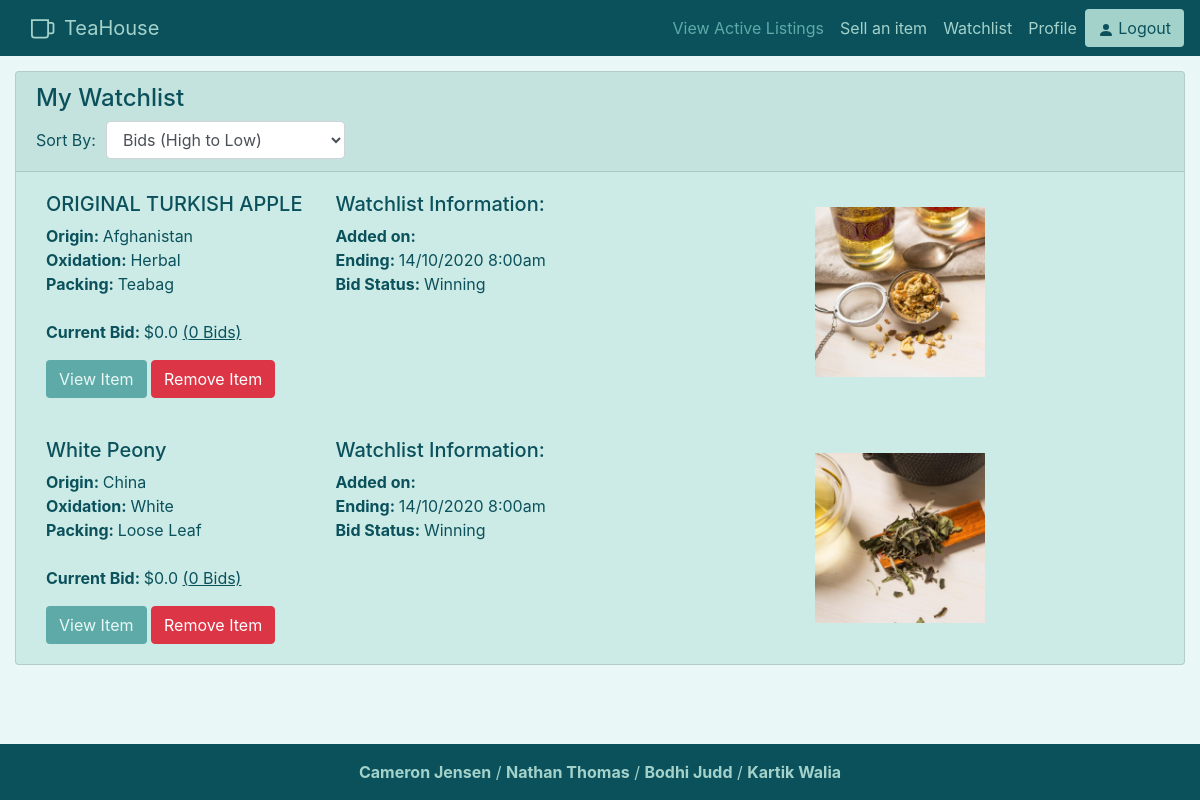
Page /watchlist (signed in) on the earlier database version.
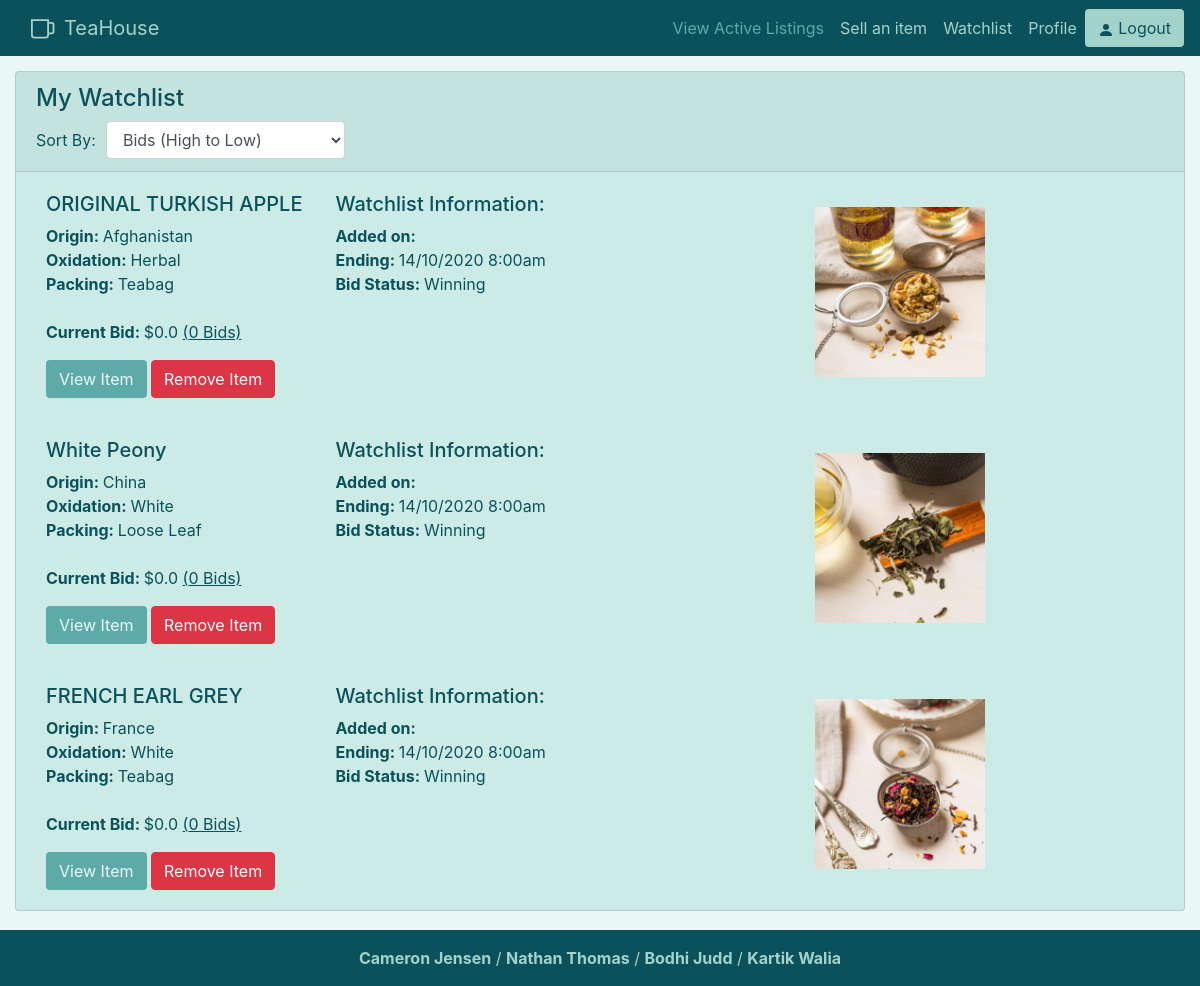
Same page on the later database version.
### auction/models.py (models this page shows)
class auctionListing(db.Model):
    __tablename__ = 'auctionListing'
    __table_args__ = {'extend_existing': True}
    id = db.Column(db.Integer, primary_key=True)
    user_id = db.Column(db.Integer, db.ForeignKey('users.id'), nullable=False)
    start_time = db.Column(db.DateTime, default=datetime.now(), nullable=False)
    end_time = db.Column(db.DateTime, nullable=False)
    starting_bid = db.Column(db.Float, nullable=False) #make 0 minimum
    current_bid = db.Column(db.Float, nullable=False) #same as above
    photos_url = db.Column(db.String())
    description = db.Column(db.String(255))
    weight = db.Column(db.Float, nullable=False)
    title = db.Column(db.String(100), nullable=False)
    tea_name = db.Column(db.String(60), nullable=False)
    origin_country = db.Column(db.String(60), nullable=False)
    oxidation = db.Column(db.String(60), nullable=False)
    packing = db.Column(db.String(60), nullable=False)
    bid_status = db.Column(db.Integer, nullable=False)
    total_bids = db.Column(db.Integer, nullable=False)

### auction/views.py (the view)
@bp.route('/watchlist')
@login_required
def watchlist():
    watchlistItems = Watchlist.query.filter_by(user_id=current_user.id)
    watchlistedAuctionItems = []
    for item in watchlistItems:
        watchlistedAuctionItems += auctionListing.query.filter_by(id=item.item_id)
    return render_template('watchlist.html', items=watchlistedAuctionItems)

### auction/templates/watchlist.html (shortened to what this page needs)
{% extends 'base.html' %}
{% block content %}
    <div style="padding:15px" class="col">
        <div class="listing card">
            <div class="card-header">
                <h4>My Watchlist</h4>
                <form class="form-inline">
                    <label style="padding-right:10px;" for="sortBy">Sort By:</label>
                    <select style="width: auto" id="sortBy" name="sortBy" class="form-control">
                        <option value="1">Bids (High to Low)</option>
                    </select>
                </form>
            </div>
            {% for item in items %}
            <div class="card-block listed-item">
                <div class="row">
                    <div class="col-lg">
                        <div class="row">
                            <div class="col">
                                <h5>{{item.title}}</h5>
                                <p><strong>Origin: </strong>{{item.origin_country}}<br>
                                    <strong>Oxidation: </strong>{{item.oxidation}}<br>
                                    <strong>Packing: </strong>{{item.packing}}<br><br>
                                    <strong>Current Bid: </strong>${{item.current_bid}} <u>({{item.total_bids}} Bids)</u>
                                </p>
                                <a href="/tea/{{item.id}}" class="btn btn-default item-btn">View Item</a>
                                <a href="#" class="btn btn-danger" data-toggle="modal"
                                data-target="#itemid{{item.id}}">Remove Item</a>
                            </div>
                            <div class="col">
                                <h5>Watchlist Information:</h5>
                                <p><strong>Added on: </strong> {{item.date_added}}<br>
                                    <strong>Ending: </strong> 14/10/2020 8:00am<br>
                                    <strong>Bid Status: </strong> Winning
                                </p>
                            </div>
                        </div>
                    </div>
                    <div class="col">
                        <img class="product-img" src="{{item.photos_url}}">
                    </div>
                </div>
            </div>
            {% endfor %}
        </div>
    </div>
{% endblock %}

### auction/templates/base.html (shortened to what this page needs)
<!doctype html>
<html lang="en">
<head>
    <link rel="stylesheet" href="https://stackpath.bootstrapcdn.com/bootstrap/4.5.2/css/bootstrap.min.css"
>
    <link rel="stylesheet" href="{{ url_for('static', filename='css/style.css') }}">
</head>
<body>
    <nav class="navbar sticky-top navbar-expand-lg navbar-custom">
        <img src="/static/image/teacup.svg">
        <a class="navbar-brand" href="/">TeaHouse</a>
        <div class="collapse navbar-collapse" id="navbarSupportedContent">
            <ul class="navbar-nav ml-auto">
                <li class="nav-item active">
                    <a class="nav-link" href="/">View Active Listings<span class="sr-only">(current)</span></a>
                </li>
                <li class="nav-item">
                    <a class="nav-link" href="/tea/sell">Sell an item</a>
                </li>
                <li class="nav-item">
                    <a class="nav-link" href="/watchlist">Watchlist</a>
                </li>
            {% if current_user.is_authenticated %}
                <li class="nav-item">
                    <a class="nav-link" href="/profile">Profile</a>
                </li>
            </ul>
            <a href="/logout" class="btn btn-default"><span><svg width="1em" height="1em" viewBox="0 0 16 16"
                class="bi bi-person-fill" fill="var(--dark)" xmlns="http://www.w3.org/2000/svg">
                <path fill-rule="evenodd"
                    d="M3 14s-1 0-1-1 1-4 6-4 6 3 6 4-1 1-1 1H3zm5-6a3 3 0 1 0 0-6 3 3 0 0 0 0 6z" />
            </svg></span> Logout
            {% endif %}
            </a>
        </div>
    </nav>
    {% block content %}
    {% endblock %}
    <div style="height:60px;"></div>
    <footer class="footer" style="bottom: 0px; position:fixed;width: 100%;">
        <div class="footbar text-center py-3"><b>Cameron Jensen</b> / <b>Nathan Thomas</b> / <b>Bodhi Judd</b> / <b>Kartik Walia</b>
        </div>
    </footer>
</body>
</html>

### auction/static/css/style.css (style rules this page uses)
:root { --main: #5eaaa8; --light: #a3d2ca; --cardcol: #ccebe6; --dark: #0b515c; --darker: #03323a; --beige: #e8ded2; --lighter: #e9f8f6; }
body { background-color: var(--lighter); }
.btn-default { background-color: var(--light); color: var(--dark); }
.item-btn { background-color: var(--main) !important; color: var(--lighter) !important; }
.navbar-custom { background-color: var(--dark); }
.navbar-custom .navbar-brand, .navbar-custom .navbar-text ,.nav-link { color: var(--light); }
.navbar-custom .nav-item.active .nav-link, .navbar-custom .nav-item:hover .nav-link { color: var(--main); }
.card { background-color: var(--cardcol); color: var(--dark); }
.product-img { max-height:200px; max-width:100%; min-height: 91px; height:auto; width:auto; display: block; margin: auto; object-fit: cover; padding: 15px;; }
.listed-item { padding: 20px 10px 20px 30px; min-height: 240px; }
.footbar { background-color: var(--dark); color: var(--light); }
p,h3 { color: var(--dark) }

Differences in the rows shown:
added auctionListing: title "FRENCH EARL GREY", origin_country "France", oxidation "White", packing "Teabag", current_bid "0.0", total_bids "0", photos_url (picture)
